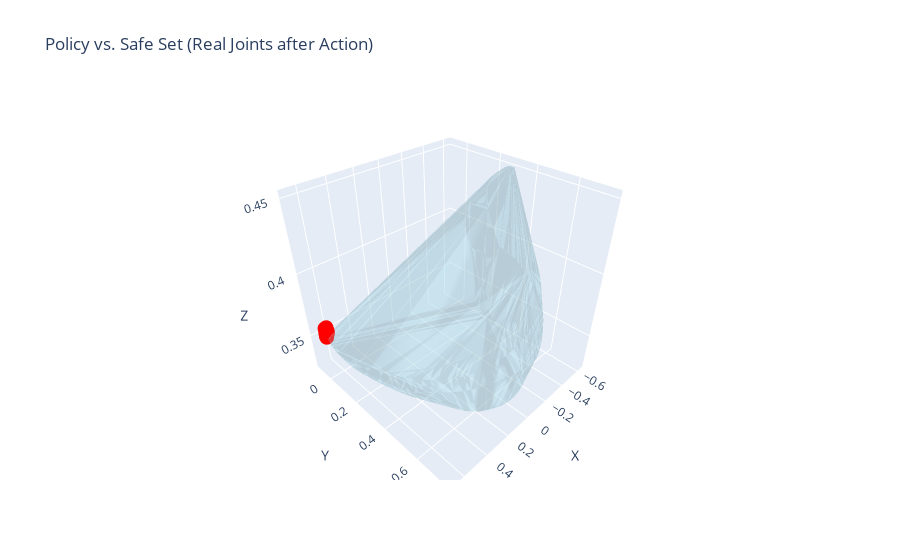

The notebook cell saved with this chart:
### Code cell
# 8) Visualize final real EEF poses vs. safe set
all_poses_7d = np.array(all_poses_7d)
all_inside_flags = np.array(all_inside_flags, dtype=bool)
if len(all_poses_7d) > 0:
    visualize_policy_predictions(
        safe_set,
        predicted_poses_7d=all_poses_7d,
        inside_flags=all_inside_flags,
        title="Policy vs. Safe Set (Real Joints after Action)"
    )
else:
    print("No EEF poses to visualize.")

### Figure 1 — Plotly figure (JSON) as saved in the notebook; plotly's stock layout.template omitted (floating-point values rounded to 4 significant figures; data arrays with more than 128 entries replaced by an {"elided": "..."} marker saying what was removed)
{"data": [{"color": "lightblue", "i": {"elided": "512 int values"}, "j": {"elided": "512 int values"}, "k": {"elided": "512 int values"}, "name": "Safe Set Hull", "opacity": 0.3, "type": "mesh3d", "x": {"elided": "3229 float values"}, "y": {"elided": "3229 float values"}, "z": {"elided": "3229 float values"}}, {"line": {"color": "gray", "width": 2}, "marker": {"color": ["red", "red", "red", "red", "red", "red", "red", "red", "red", "red", "red", "red", "red", "red", "red", "red", "red", "red", "red", "red", "red", "red", "red", "red", "red", "red", "red", "red", "red", "red", "red", "red", "red", "red", "red", "red", "red", "red", "red", "red"], "size": 5}, "mode": "markers+lines", "name": "EEF Poses (Real Joints)", "type": "scatter3d", "x": [0.6155, 0.6156, 0.6162, 0.6166, 0.6117, 0.6113, 0.6115, 0.6126, 0.6173, 0.6184, 0.6187, 0.6195, 0.6223, 0.6228, 0.6235, 0.6237, 0.6243, 0.6247, 0.6245, 0.6245, 0.6231, 0.6231, 0.6234, 0.6234, 0.628, 0.6278, 0.627, 0.6268, 0.6269, 0.6245, 0.6257, 0.6233, 0.6259, 0.6256, 0.6255, 0.6238, 0.6286, 0.6264, 0.6266, 0.627], "y": [-0.08037, -0.08053, -0.08043, -0.08055, -0.0809, -0.0807, -0.0807, -0.08068, -0.0808, -0.0808, -0.08083, -0.08083, -0.0819, -0.08181, -0.082, -0.08194, -0.08373, -0.08333, -0.08329, -0.0833, -0.08158, -0.08136, -0.08086, -0.08074, -0.0809, -0.08069, -0.08053, -0.08029, -0.08021, -0.08024, -0.08012, -0.08019, -0.08049, -0.08011, -0.08019, -0.0805, -0.08057, -0.08044, -0.0806, -0.08057], "z": [0.3546, 0.3534, 0.3547, 0.3528, 0.3513, 0.3497, 0.3507, 0.3519, 0.3511, 0.3516, 0.352, 0.3512, 0.3505, 0.3509, 0.3515, 0.3516, 0.3531, 0.3532, 0.3533, 0.354, 0.3541, 0.3542, 0.354, 0.3542, 0.3502, 0.3501, 0.3505, 0.3493, 0.35, 0.3482, 0.3495, 0.3483, 0.3481, 0.3478, 0.3476, 0.3471, 0.3473, 0.3463, 0.3477, 0.3471]}], "layout": {"scene": {"xaxis": {"title": {"text": "X"}}, "yaxis": {"title": {"text": "Y"}}, "zaxis": {"title": {"text": "Z"}}}, "title": {"text": "Policy vs. Safe Set (Real Joints after Action)"}}}
